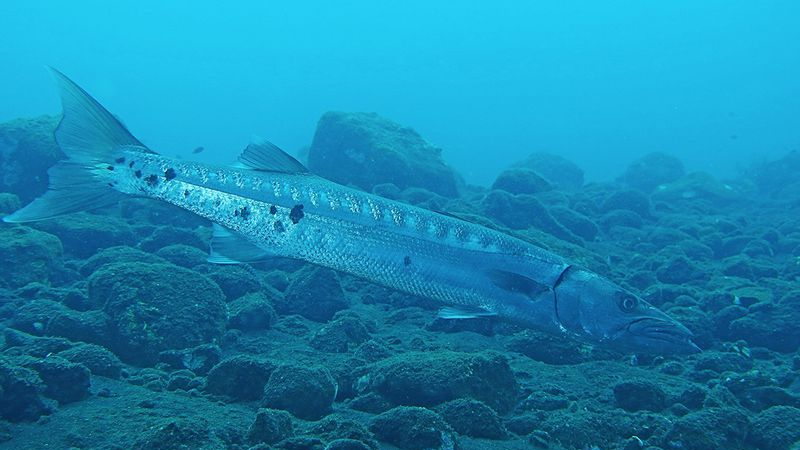
#> input picture Underwater Image/Biru/100_img_.png, 800 x 450 px; its folder holds only this picture in this run
$ python -i adaptive_multichannel_enhancer.py   (imports and definitions only)
#> lines starting #> are read from the running program, lines starting #| are printed output that depends on the picture
"""
AdaptiveMultichannelEnhancer
Implementasi algoritma dari paper:
  "Underwater Image Enhancement Based on Multichannel Adaptive Compensation"

"""

import cv2
import numpy as np
from scipy.ndimage import uniform_filter
from typing import Tuple


class AdaptiveMultichannelEnhancer:
    """
    Underwater Image Enhancer menggunakan Multichannel Adaptive Compensation.
    """

    def __init__(
        self,
        grid_rows: int = 8,
        grid_cols: int = 8,
        attenuation: float = 0.5,
        entropy_block_size: int = 16,
        clahe_clip: float = 2.0,
        clahe_tile: Tuple[int, int] = (8, 8),
        pyramid_levels: int = 5,
        brightness_sigma: float = 0.25,
        brightness_target: float = 0.5,
    ):
        self.grid_rows = grid_rows
        self.grid_cols = grid_cols
        self.attenuation = attenuation          # α
        self.entropy_block_size = entropy_block_size
        self.pyramid_levels = pyramid_levels
        self.brightness_sigma = brightness_sigma
        self.brightness_target = brightness_target

        # Inisialisasi CLAHE\
        self.clahe = cv2.createCLAHE(
            clipLimit=clahe_clip,
            tileGridSize=clahe_tile
        )

    def enhance(self, image: np.ndarray) -> np.ndarray:
        """
        Pipeline utama enhancement.
        """
        assert image.ndim == 3 and image.shape[2] == 3, \
            "Input harus citra BGR 3-channel (H x W x 3)"

        # --- Step 1: GACC ---
        gacc_img = self._gacc(image)

        # --- Step 2: Multichannel Generation ---
        ch1 = self._legw(gacc_img)          # Channel 1: LEGW
        ch2 = self._apply_clahe(ch1)        # Channel 2: CLAHE on ch1

        # --- Step 3: Weight Maps ---
        w1_sal, w1_bri = self._compute_weights(ch1)
        w2_sal, w2_bri = self._compute_weights(ch2)

        # Gabungkan saliency + brightness (element-wise product), lalu normalize
        raw_w1 = w1_sal * w1_bri
        raw_w2 = w2_sal * w2_bri
        total  = raw_w1 + raw_w2 + 1e-8     # epsilon untuk hindari div-by-zero
        norm_w1 = raw_w1 / total
        norm_w2 = raw_w2 / total

        # --- Step 4: Pyramid Fusion ---
        result = self._pyramid_fusion(ch1, ch2, norm_w1, norm_w2)

        return result

    # STEP 1 — Gridded Adaptive Channel Compensation (GACC)

    def _gacc(self, image: np.ndarray) -> np.ndarray:
        img_f = image.astype(np.float32)
        H, W, _ = img_f.shape
        output  = img_f.copy()

        row_edges = np.linspace(0, H, self.grid_rows + 1, dtype=int)
        col_edges = np.linspace(0, W, self.grid_cols + 1, dtype=int)

        for i in range(self.grid_rows):
            for j in range(self.grid_cols):
                r0, r1 = row_edges[i], row_edges[i + 1]
                c0, c1 = col_edges[j], col_edges[j + 1]

                patch = img_f[r0:r1, c0:c1, :]

                # Normalisasi mean ke rentang 0-1 untuk perhitungan bobot sesuai paper
                mu_norm = patch.mean(axis=(0, 1)) / 255.0

                v_max_idx = int(np.argmax(mu_norm))
                v_max_norm = mu_norm[v_max_idx]

                for c in range(3):
                    if c != v_max_idx:
                        # Rumus adaptif (Paper Eq 2): omega * (Vmax - mean) * (1 - mean) * V_i
                        factor = self.attenuation * (v_max_norm - mu_norm[c]) * (1.0 - mu_norm[c])
                        output[r0:r1, c0:c1, c] = patch[:, :, c] + (factor * patch[:, :, c])

        return np.clip(output, 0, 255).astype(np.uint8)

    # STEP 2a — Channel 1: Local Entropy-Constrained Gray World (LEGW)

    def _legw(self, image: np.ndarray) -> np.ndarray:
        """
        Local Entropy-Constrained Gray World White Balance.
        """
        img_f = image.astype(np.float32) / 255.0   # normalize ke [0,1]
        H, W, _ = img_f.shape
        lam = 0.3   # faktor regulasi entropi (λ)

        # --- 1. Rata-rata reflektansi global β ---
        beta = img_f.mean()                          # scalar

        # --- 2. Entropy lokal per channel ---
        local_entropy = np.zeros_like(img_f)         # (H, W, 3)
        for c in range(3):
            local_entropy[:, :, c] = self._local_shannon_entropy(
                img_f[:, :, c],
                block_size=self.entropy_block_size
            )

        # --- 3. Gain awal Gray World: gain_c = β / μ_c ---
        mu_c = img_f.mean(axis=(0, 1))
        mu_c = np.maximum(mu_c, 1e-6)
        gain_base = beta / mu_c

        # --- 4. Gain yang dikoreksi entropi ---
        mean_entropy = local_entropy.mean(axis=(0, 1))
        mean_entropy  = np.maximum(mean_entropy, 1e-6)
        rel_entropy_diff = (local_entropy - mean_entropy[np.newaxis, np.newaxis, :]) \
                           / mean_entropy[np.newaxis, np.newaxis, :]
        gain_map = gain_base[np.newaxis, np.newaxis, :] * (1.0 + lam * rel_entropy_diff)

        # --- 5. Terapkan gain ---
        result = np.clip(img_f * gain_map, 0.0, 1.0)
        result = (result * 255).astype(np.uint8)
        return result

    def _local_shannon_entropy(
        self, channel: np.ndarray, block_size: int
    ) -> np.ndarray:
        """
        Hitung entropi Shannon lokal untuk satu channel grayscale.

        """
        n_bins  = 32
        bins    = np.linspace(0, 1, n_bins + 1)
        entropy_map = np.zeros_like(channel, dtype=np.float32)

        for b in range(n_bins):
            in_bin = ((channel >= bins[b]) & (channel < bins[b + 1])).astype(np.float32)

            count_b  = uniform_filter(in_bin,     size=block_size, mode='reflect')
            count_tot = uniform_filter(
                np.ones_like(channel), size=block_size, mode='reflect'
            )
            p_b = count_b / (count_tot + 1e-8)

            safe_p = np.where(p_b > 1e-8, p_b, 1.0)
            entropy_map -= np.where(p_b > 1e-8, p_b * np.log2(safe_p), 0.0)

        return entropy_map

    # STEP 2b — Channel 2: CLAHE

    def _apply_clahe(self, image: np.ndarray) -> np.ndarray:
        """
        Terapkan CLAHE (Contrast Limited Adaptive Histogram Equalization)
        pada Channel 1 (hasil LEGW) dengan memproses di ruang LAB.

        Hanya channel L yang di-equalize agar tidak mengubah warna.
        """
        lab   = cv2.cvtColor(image, cv2.COLOR_BGR2LAB)
        l, a, b = cv2.split(lab)
        l_eq  = self.clahe.apply(l)
        lab_eq = cv2.merge([l_eq, a, b])
        result = cv2.cvtColor(lab_eq, cv2.COLOR_LAB2BGR)
        return result

    # STEP 3 — Weight Maps

    def _compute_weights(
        self, image: np.ndarray
    ) -> Tuple[np.ndarray, np.ndarray]:
        """
        Hitung Saliency Weight dan Brightness Weight untuk satu channel citra.
        """
        sal = self._saliency_weight(image)
        bri = self._brightness_weight(image)
        return sal, bri

    def _saliency_weight(self, image: np.ndarray) -> np.ndarray:
        """
        Saliency Weight berbasis jarak Lab.

        """
        lab   = cv2.cvtColor(image, cv2.COLOR_BGR2LAB).astype(np.float32)
        mu_L  = lab[:, :, 0].mean()
        mu_a  = lab[:, :, 1].mean()
        mu_b  = lab[:, :, 2].mean()
        w_sal = (
            (lab[:, :, 0] - mu_L) ** 2 +
            (lab[:, :, 1] - mu_a) ** 2 +
            (lab[:, :, 2] - mu_b) ** 2
        )
        return w_sal.astype(np.float32)

    def _brightness_weight(self, image: np.ndarray) -> np.ndarray:
        """
        Brightness Weight menggunakan distribusi Gaussian eksponensial.
        """
        gray = cv2.cvtColor(image, cv2.COLOR_BGR2GRAY).astype(np.float32) / 255.0

        t      = self.brightness_target
        sigma  = self.brightness_sigma
        w_bri  = np.exp(-((gray - t) ** 2) / (2.0 * sigma ** 2))
        return w_bri.astype(np.float32)

    # STEP 4 — Laplacian–Gaussian Pyramid Fusion

    def _pyramid_fusion(
        self,
        ch1: np.ndarray,
        ch2: np.ndarray,
        w1:  np.ndarray,
        w2:  np.ndarray,
    ) -> np.ndarray:
        """
        Fusi dua citra menggunakan piramida Laplacian–Gaussian.
        """
        N = self.pyramid_levels

        img1 = ch1.astype(np.float32) / 255.0
        img2 = ch2.astype(np.float32) / 255.0

        # --- 1. Gaussian Pyramid untuk weight maps ---
        gp_w1 = self._gaussian_pyramid(w1, N)
        gp_w2 = self._gaussian_pyramid(w2, N)

        # --- 2. Laplacian Pyramid untuk citra ---
        lp_1  = self._laplacian_pyramid(img1, N)
        lp_2  = self._laplacian_pyramid(img2, N)

        # --- 3. Fusi tiap level piramida ---
        fused_pyramid = []
        for k in range(N + 1):
            w1_k = gp_w1[k][:, :, np.newaxis]
            w2_k = gp_w2[k][:, :, np.newaxis]

            ls_k = w1_k * lp_1[k] + w2_k * lp_2[k]
            fused_pyramid.append(ls_k)

        # --- 4. Collapse (rekonstruksi) piramida ---
        result = self._collapse_pyramid(fused_pyramid)
        result = np.clip(result, 0.0, 1.0)
        result = (result * 255).astype(np.uint8)
        return result

    def _gaussian_pyramid(
        self, img: np.ndarray, levels: int
    ) -> list:
        """
        Bangun Gaussian Pyramid sebanyak `levels` tingkat.
        """
        pyramid = [img.copy()]
        current = img.copy()
        for _ in range(levels):
            current = cv2.pyrDown(current)
            pyramid.append(current)
        return pyramid

    def _laplacian_pyramid(
        self, img: np.ndarray, levels: int
    ) -> list:
        """
        Bangun Laplacian Pyramid sebanyak `levels` tingkat.
        """
        gp    = self._gaussian_pyramid(img, levels)
        lp    = []

        for k in range(levels):
            h, w  = gp[k].shape[:2]
            up    = cv2.pyrUp(gp[k + 1], dstsize=(w, h))

            up    = up[:h, :w]
            lap_k = gp[k] - up
            lp.append(lap_k)

        lp.append(gp[levels])
        return lp

    def _collapse_pyramid(self, pyramid: list) -> np.ndarray:
        """
        Rekonstruksi citra dari piramida Laplacian (collapse).
        """
        N      = len(pyramid) - 1
        result = pyramid[N].copy()

        for k in range(N - 1, -1, -1):
            h, w   = pyramid[k].shape[:2]
            result = cv2.pyrUp(result, dstsize=(w, h))
            result = result[:h, :w]        # koreksi ukuran pyrUp
            result = result + pyramid[k]   # tambahkan detail band

        return result

>>> import cv2
>>> picture = cv2.imread('Underwater Image/Biru/100_img_.png')
#> picture is the input picture: shape (450, 800, 3); mean B, G, R 175.4, 134.8, 22.9
>>> result = AdaptiveMultichannelEnhancer().enhance(picture)
#> in _legw, `beta = img_f.mean()`: beta = 0.449
#> after the loop in _legw, `for c in range(3):`:
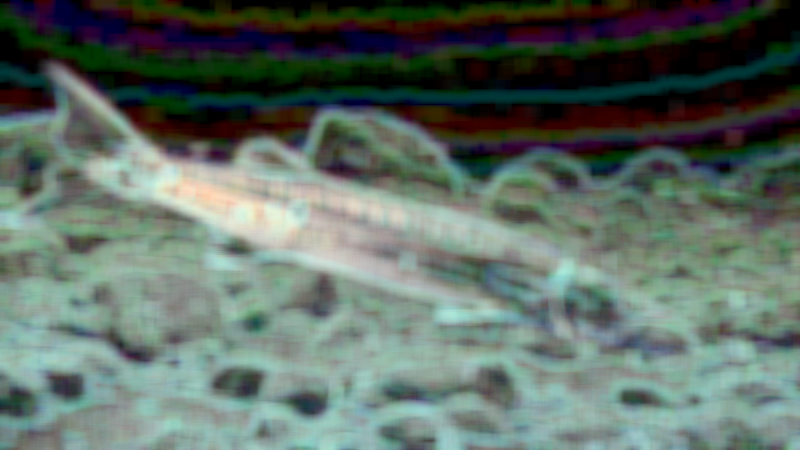
#> local_entropy: shape (450, 800, 3) float32; mean B, G, R 1.82, 1.96, 1.7; drawn with min black and max white
#> in _legw, `mu_c = img_f.mean(axis=(0, 1))`: mu_c = [0.687, 0.545, 0.114]
#> in _legw, `gain_base = beta / mu_c`: gain_base = [0.653, 0.824, 3.95]
#> in _legw, `mean_entropy = local_entropy.mean(axis=(0, 1))`: mean_entropy = [1.82, 1.96, 1.7]
#> in _apply_clahe, `lab   = cv2.cvtColor(image, cv2.COLOR_BGR2LAB)`: lab: shape (450, 800, 3); mean of channels 0, 1, 2 117.3, 128.1, 127.7
#> in _apply_clahe, `lab_eq = cv2.merge([l_eq, a, b])`: lab_eq: shape (450, 800, 3); mean of channels 0, 1, 2 119.2, 128.1, 127.7
#> in _saliency_weight, `lab   = cv2.cvtColor(image, cv2.COLOR_BGR2LAB).astype(np.float32)`:
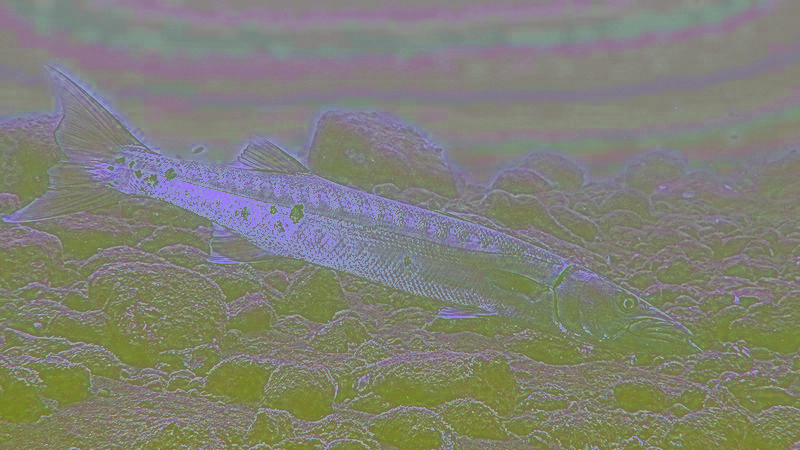
#> lab: shape (450, 800, 3) float32; mean B, G, R 117.3, 128.1, 127.7
#> in _saliency_weight, `mu_L  = lab[:, :, 0].mean()`: mu_L = 117.3
#> in _saliency_weight, `mu_a  = lab[:, :, 1].mean()`: mu_a = 128.1
#> in _saliency_weight, `mu_b  = lab[:, :, 2].mean()`: mu_b = 127.7
#> in _saliency_weight (call 2), `lab   = cv2.cvtColor(image, cv2.COLOR_BGR2LAB).astype(np.float32)`:
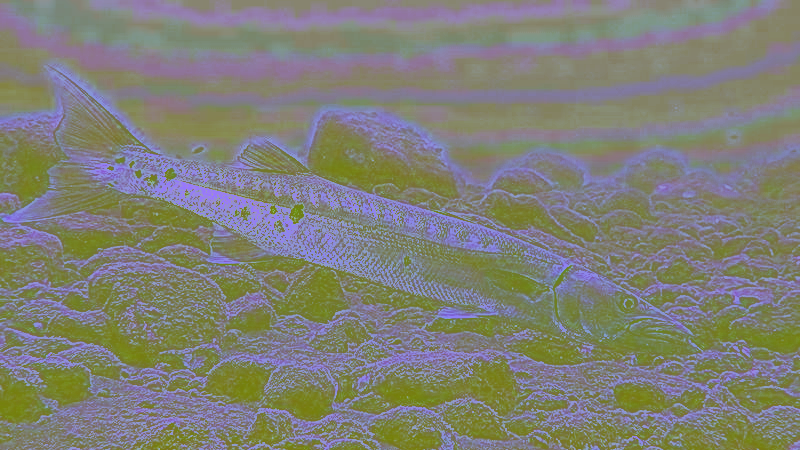
#> lab: shape (450, 800, 3) float32; mean B, G, R 119.1, 127.9, 127.6
#> in _saliency_weight (call 2), `mu_L  = lab[:, :, 0].mean()`: mu_L = 119.1
#> in _saliency_weight (call 2), `mu_a  = lab[:, :, 1].mean()`: mu_a = 127.9
#> in _saliency_weight (call 2), `mu_b  = lab[:, :, 2].mean()`: mu_b = 127.6
#> in enhance, `norm_w1 = raw_w1 / total`:
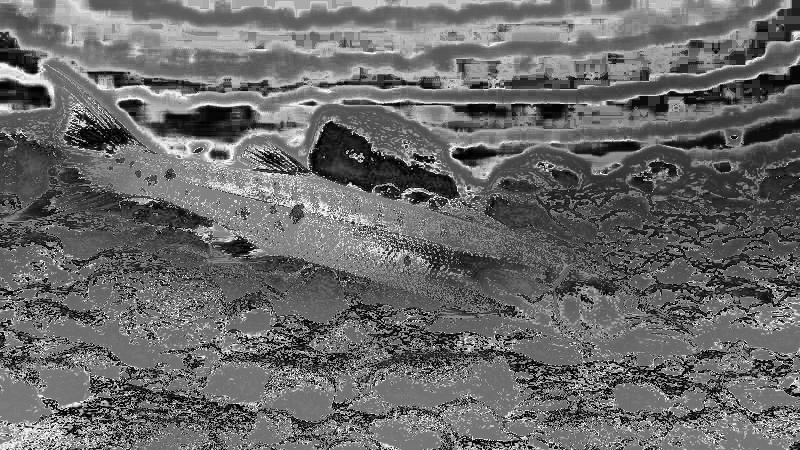
#> norm_w1: shape (450, 800) float32; min 8.35e-05, max 1, mean 0.415
#> in enhance, `norm_w2 = raw_w2 / total`:
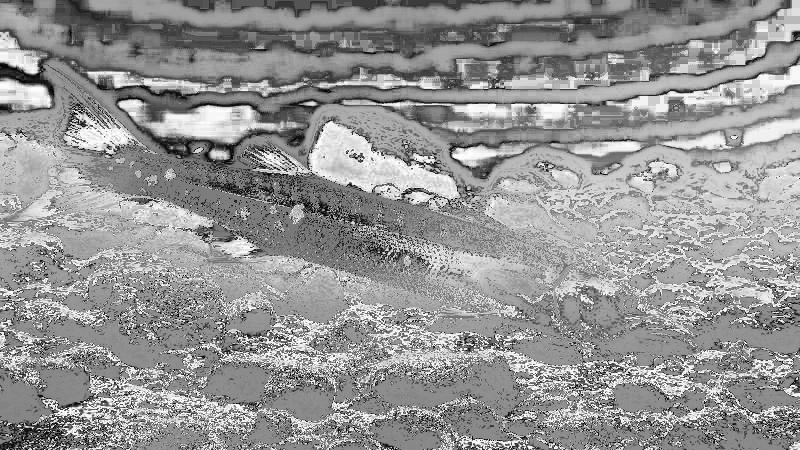
#> norm_w2: shape (450, 800) float32; min 0.000139, max 1, mean 0.585
#> after the loop in _gaussian_pyramid, `for _ in range(levels):`: pyramid = 6 items
#> the loop in _laplacian_pyramid, `for k in range(levels):` made 5 passes
#> pass 2, in _laplacian_pyramid, `lap_k = gp[k] - up`:
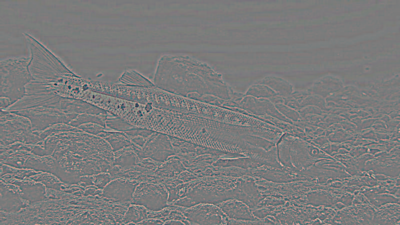
#> lap_k: shape (225, 400, 3) float32; mean of channels 0, 1, 2 -6.91e-06, -9.91e-06, -3.34e-06; drawn with min black and max white
#> after the loop in _laplacian_pyramid, `for k in range(levels):`: lp = 5 items
#> in _pyramid_fusion, `lp_1  = self._laplacian_pyramid(img1, N)`: lp_1 = 6 items
#> the loop in _gaussian_pyramid (call 4), `for _ in range(levels):` made 5 passes
#> pass 3, in _gaussian_pyramid (call 4), `current = cv2.pyrDown(current)`:
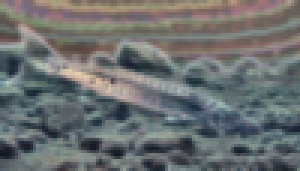
#> current: shape (57, 100, 3) float32 (shown 3 times larger); mean B, G, R 0.439, 0.438, 0.425
#> in _collapse_pyramid, `N      = len(pyramid) - 1`: N = 5

$ run again, on Underwater Image/Biru/107_img_.png
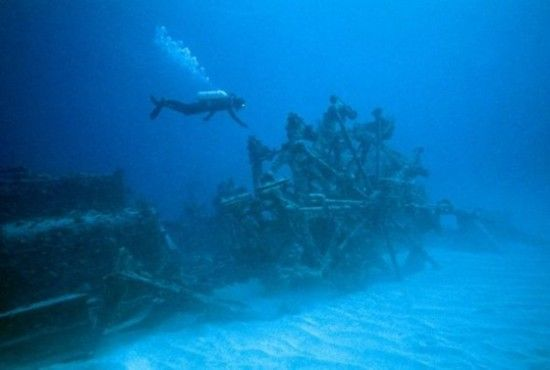
#> input picture Underwater Image/Biru/107_img_.png, 550 x 370 px
#> picture is the input picture: shape (370, 550, 3); mean B, G, R 177.4, 113.9, 4.7
#> beta = 0.397
#> after the loop in _legw, `for c in range(3):`:
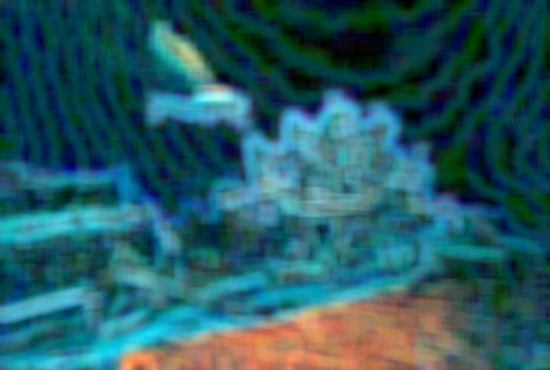
#> local_entropy: shape (370, 550, 3) float32; mean B, G, R 1.51, 1.38, 0.581; drawn with min black and max white
#> mu_c = [0.696, 0.473, 0.0232]
#> gain_base = [0.571, 0.84, 17.11]
#> mean_entropy = [1.51, 1.38, 0.581]
#> lab_eq: shape (370, 550, 3); mean of channels 0, 1, 2 111.3, 118.9, 126.5
#> mu_L = 104.4
#> mu_a = 118.9
#> mu_b = 126.5
#> after the loop in _gaussian_pyramid, `for _ in range(levels):`: pyramid = 6 items
#> after the loop in _laplacian_pyramid, `for k in range(levels):`: lp = 5 items
#> lp_1 = 6 items
#> the loop in _gaussian_pyramid (call 4), `for _ in range(levels):` made 5 passes
#> pass 3, in _gaussian_pyramid (call 4), `current = cv2.pyrDown(current)`:
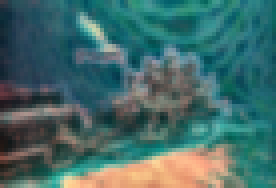
#> current: shape (47, 69, 3) float32 (shown 4 times larger); mean B, G, R 0.415, 0.422, 0.271
#> N = 5

$ run again, on Underwater Image/Biru/10_img_.png
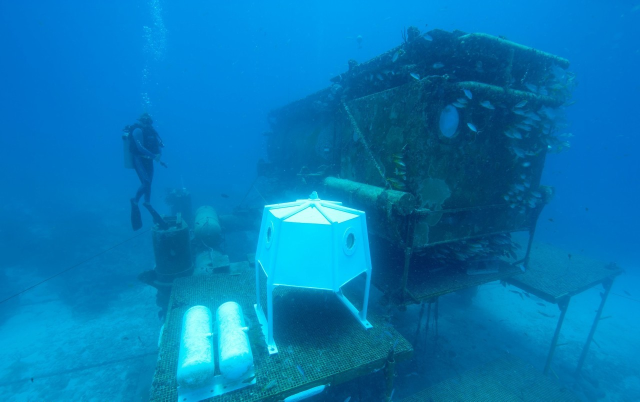
#> input picture Underwater Image/Biru/10_img_.png, 1280 x 803 px (shown at 1/2 size)
#> picture is the input picture: shape (803, 1280, 3); mean B, G, R 181.9, 121.8, 4.2
#> beta = 0.412
#> after the loop in _legw, `for c in range(3):`:
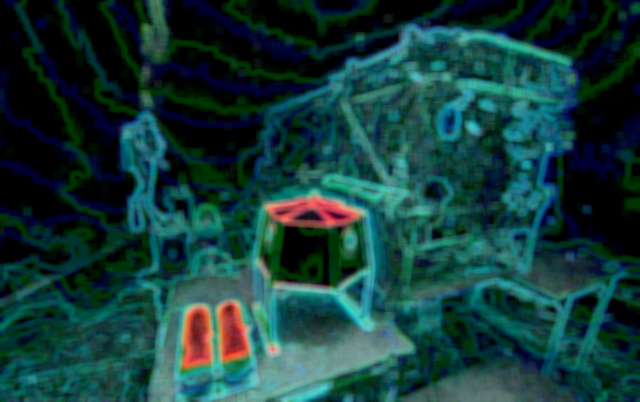
#> local_entropy: shape (803, 1280, 3) float32 (shown at 1/2 size); mean B, G, R 1.1, 1.14, 0.388; drawn with min black and max white
#> mu_c = [0.713, 0.504, 0.02]
#> gain_base = [0.579, 0.818, 20.64]
#> mean_entropy = [1.1, 1.14, 0.388]
#> lab_eq: shape (803, 1280, 3); mean of channels 0, 1, 2 105.7, 114.1, 124.8
#> mu_L = 105.2
#> mu_a = 114.1
#> mu_b = 124.8
#> after the loop in _gaussian_pyramid, `for _ in range(levels):`: pyramid = 6 items
#> the loop in _laplacian_pyramid, `for k in range(levels):` made 5 passes
#> pass 2, in _laplacian_pyramid, `lap_k = gp[k] - up`:
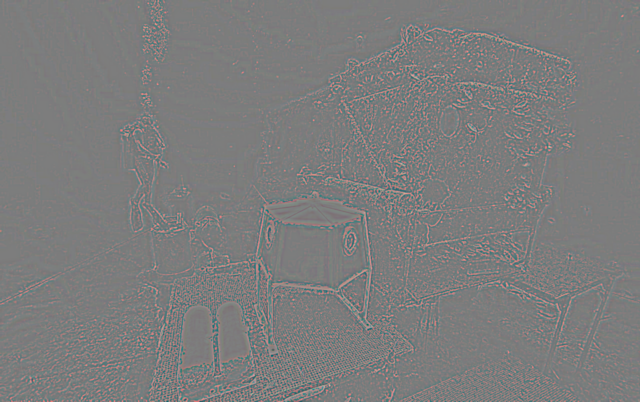
#> lap_k: shape (402, 640, 3) float32; mean of channels 0, 1, 2 -8.66e-06, -7.91e-06, 1.28e-05; drawn with min black and max white
#> after the loop in _laplacian_pyramid, `for k in range(levels):`: lp = 5 items
#> lp_1 = 6 items
#> N = 5

$ run again, on Underwater Image/Biru/139_img_.png
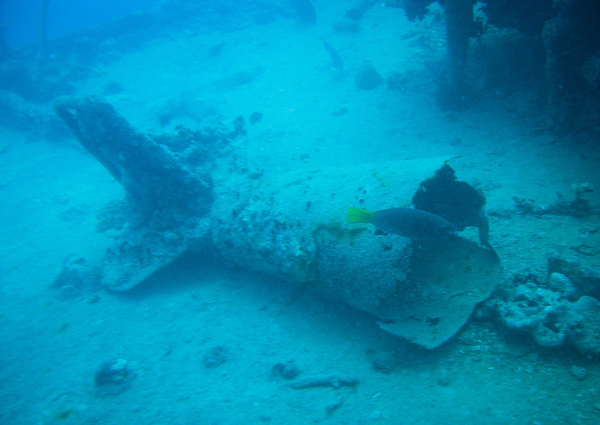
#> input picture Underwater Image/Biru/139_img_.png, 1200 x 850 px (shown at 1/2 size)
#> picture is the input picture: shape (850, 1200, 3); mean B, G, R 178.2, 141, 1.6
#> beta = 0.425
#> mu_c = [0.698, 0.568, 0.00701]
#> gain_base = [0.608, 0.748, 60.58]
#> mean_entropy = [1.49, 1.56, 0.144]
#> lab_eq: shape (850, 1200, 3); mean of channels 0, 1, 2 119.2, 126.2, 130.1
#> mu_L = 118
#> mu_a = 126.2
#> mu_b = 130.1
#> after the loop in _gaussian_pyramid, `for _ in range(levels):`: pyramid = 6 items
#> the loop in _laplacian_pyramid, `for k in range(levels):` made 5 passes
#> pass 2, in _laplacian_pyramid, `lap_k = gp[k] - up`:
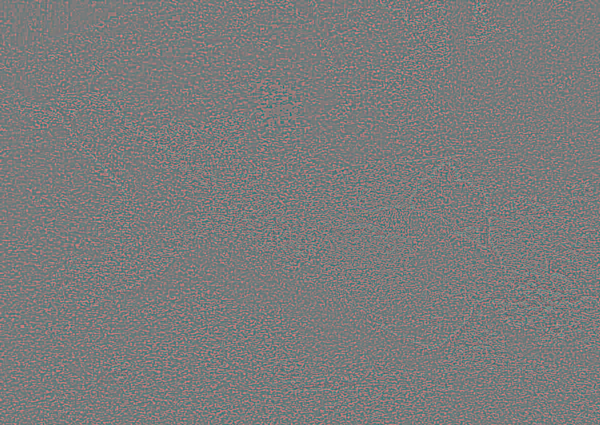
#> lap_k: shape (425, 600, 3) float32; mean of channels 0, 1, 2 -1.29e-05, -1.57e-05, -1.87e-05; drawn with min black and max white
#> after the loop in _laplacian_pyramid, `for k in range(levels):`: lp = 5 items
#> lp_1 = 6 items
#> N = 5
